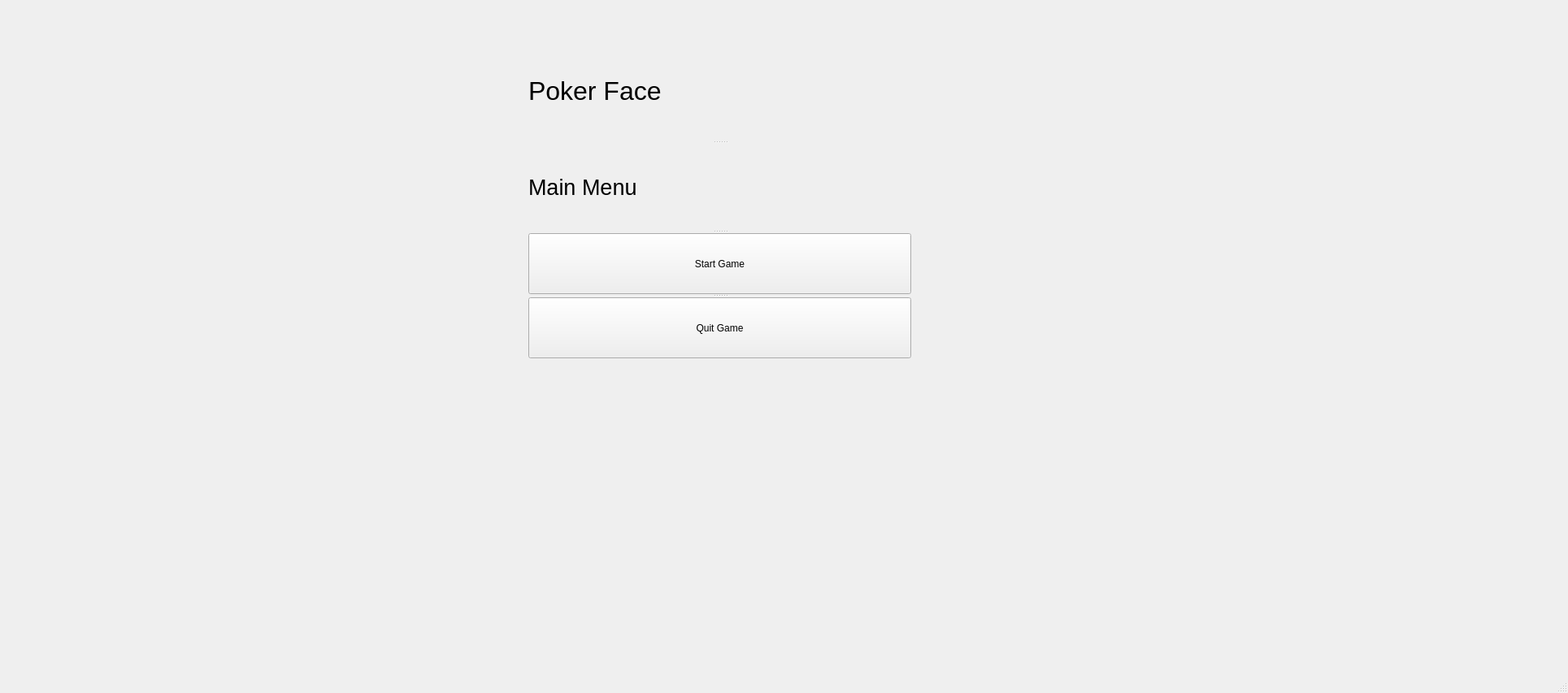
<?xml version="1.0" encoding="UTF-8"?>
<ui version="4.0">
 <class>MainWindow</class>
 <widget class="QMainWindow" name="MainWindow">
  <property name="geometry">
   <rect>
    <x>0</x>
    <y>0</y>
    <width>1929</width>
    <height>853</height>
   </rect>
  </property>
  <property name="windowTitle">
   <string>MainWindow</string>
  </property>
  <widget class="QWidget" name="centralwidget">
   <widget class="QSplitter" name="splitter">
    <property name="geometry">
     <rect>
      <x>650</x>
      <y>50</y>
      <width>471</width>
      <height>391</height>
     </rect>
    </property>
    <property name="orientation">
     <enum>Qt::Orientation::Vertical</enum>
    </property>
    <widget class="QLabel" name="MainLabel">
     <property name="font">
      <font>
       <pointsize>24</pointsize>
      </font>
     </property>
     <property name="text">
      <string>Poker Face</string>
     </property>
    </widget>
    <widget class="QLabel" name="MainMenuLabel">
     <property name="font">
      <font>
       <pointsize>20</pointsize>
      </font>
     </property>
     <property name="text">
      <string>Main Menu</string>
     </property>
    </widget>
    <widget class="QPushButton" name="StartButton">
     <property name="minimumSize">
      <size>
       <width>361</width>
       <height>61</height>
      </size>
     </property>
     <property name="text">
      <string>Start Game</string>
     </property>
    </widget>
    <widget class="QPushButton" name="QuitButton">
     <property name="minimumSize">
      <size>
       <width>361</width>
       <height>61</height>
      </size>
     </property>
     <property name="text">
      <string>Quit Game</string>
     </property>
    </widget>
   </widget>
  </widget>
  <widget class="QMenuBar" name="menubar">
   <property name="geometry">
    <rect>
     <x>0</x>
     <y>0</y>
     <width>1929</width>
     <height>25</height>
    </rect>
   </property>
  </widget>
  <widget class="QStatusBar" name="statusbar"/>
 </widget>
 <resources/>
 <connections/>
</ui>
